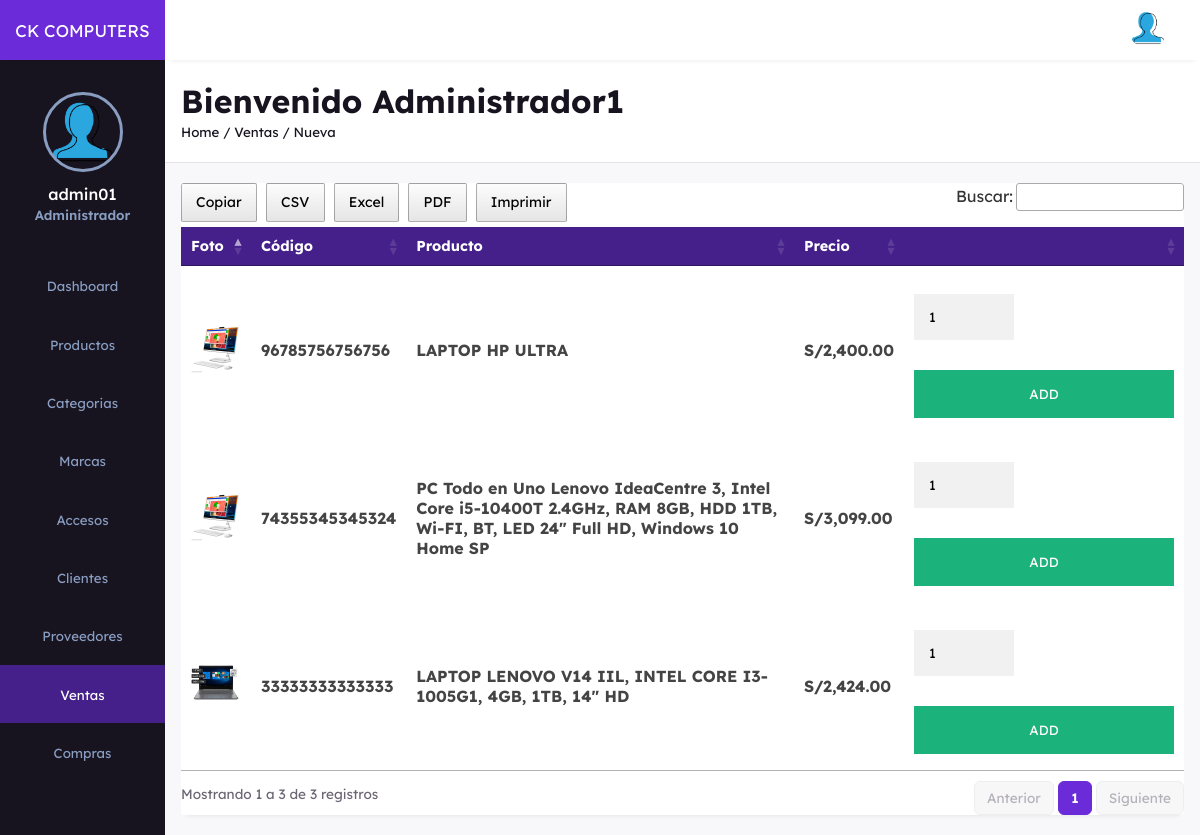
Screenshot of /frontend/ventas/nuevo.php (signed in) with the database file from the repository.
### tables this page shows
CREATE TABLE `productos` (
  `idprod` int(11) NOT NULL AUTO_INCREMENT,
  `codpro` char(14) NOT NULL,
  `nomprd` text NOT NULL,
  `desprd` text NOT NULL,
  `foto` varchar(255) NOT NULL,
  `precio` decimal(10,2) NOT NULL,
  `stock` char(3) NOT NULL,
  `idmar` int(11) NOT NULL,
  `idcate` int(11) NOT NULL,
  `modelo` text NOT NULL,
  `peso` text NOT NULL,
  `state` tinyint(1) NOT NULL DEFAULT 1,
  `fere` timestamp NOT NULL DEFAULT current_timestamp() ON UPDATE current_timestamp(),
  PRIMARY KEY (`idprod`),
  KEY `idmar` (`idmar`),
  KEY `idcate` (`idcate`),
  CONSTRAINT `productos_ibfk_1` FOREIGN KEY (`idmar`) REFERENCES `marca` (`idmar`),
  CONSTRAINT `productos_ibfk_2` FOREIGN KEY (`idcate`) REFERENCES `categoria` (`idcate`)
);

### backend/config/helpers.php (called while the page is built, shortened)
<?php
function e($valor)
{
    return htmlspecialchars((string)$valor, ENT_QUOTES, 'UTF-8');
}

### frontend/ventas/nuevo.php (the view, shortened to what this page needs)
<?php
require __DIR__ . '/../layout/cabecera.php';
?>
            <div class="page-content">
            <div class="records table-responsive">
                    <div>
                        <?php
require '../../backend/config/Conexion.php';
$sentencia = $connect->prepare("SELECT productos.idprod,productos.codpro ,productos.nomprd, productos.desprd, productos.foto, productos.precio, productos.stock, marca.idmar, marca.nomarc, categoria.idcate, categoria.nocate,productos.modelo, productos.peso, productos.state, productos.fere FROM productos INNER JOIN marca ON productos.idmar = marca.idmar INNER JOIN categoria ON productos.idcate = categoria.idcate ORDER BY productos.idprod DESC;");
 $sentencia->execute();
$data =  array();
if($sentencia){
  while($r = $sentencia->fetchObject()){
    $data[] = $r;
  }
}
     ?>
     <?php if(count($data)>0):?>
                        <table width="100%" id="example">
                            <thead>
                                <tr>
                                    <th><span class="las la-sort"></span>Foto</th>
                                    <th><span class="las la-sort"></span>Código</th>
                                    <th><span class="las la-sort"></span>Producto</th>
                                    <th><span class="las la-sort"></span>Precio</th>
                                    <th><span class="las la-sort"></span></th>
                                </tr>
                            </thead>
                            <tbody>
                                <?php foreach($data as $d):?>
                                <tr>
                                    <td><?php  echo "<img src='../../backend/img/subidas/".$d->foto."'width='50'"; ?></td>
                                    <td><h4><?php echo e($d->codpro); ?></h4></td>
                                    <td><h4><?php echo e($d->nomprd); ?></h4></td>
                                   <td><h4>S/<?php echo number_format($d->precio,2) ?></h4></td>
                                   <td style="width:260px;">
                                     <form class="form-inline" method="post" action="">
      <div class="form-group">
        <input type="number" name="p_qty" value="1" style="width:100px;" min="1" class="form-control" placeholder="Cantidad">
      </div>
      <button type="submit" name="add_to_cart" class="registerbtn">ADD </button>
    </form>
                                   </td>
                                </tr>
                                 <?php endforeach; ?>
                            </tbody>
                        </table>
    <?php endif; ?>
                    </div>
                </div>
            </div>
<?php require __DIR__ . '/../layout/pie.php'; ?>
</body>
</html>

### backend/css/admin.css (style rules this page uses)
:root { --main-color: #6C2BD9; --color-dark: #17131F; --text-grey: #6B6673; }
* { margin: 0; padding: 0; text-decoration: none; list-style-type: none; box-sizing: border-box; font-family: 'Lexend Deca', sans-serif; }
.page-content { padding: 1.3rem 1rem; background: #F8F7FA; }
.records { box-shadow: 0px 5px 5px -5px rgb(0 0 0 / 10%); background: #fff; border-radius: 3px; }
input, button, select { outline: none; }
.table-responsive { width: 100%; overflow: auto; }
table { border-collapse: collapse; }
table thead tr { background: #45208A; }
table thead th { padding: 1rem 0rem; text-align: left; color: #fff; font-size: .9rem; }
table thead th:first-child { padding-left: 1rem; }
table tbody td { padding: 1rem 0rem; color: #444; }
table tbody td:first-child { padding-left: 1rem; color: var(--main-color); font-weight: 600; font-size: .9rem; }
table tbody tr { border-bottom: 1px solid #dee2e8; }
input[type=text], input[type=password], input[type=date],input[type=datetime-local], input[type=file],textarea, input[type=number] { width: 100%; padding: 15px; margin: 20px 0 22px 0; display: inline-block; border: none; background: #f1f1f1; }
.registerbtn { background-color: #04AA6D; color: white; padding: 16px 20px; margin: 8px 0; border: none; cursor: pointer; width: 100%; opacity: 0.9; }

### rows the page displays
productos: foto (picture), codpro "96785756756756", nomprd "LAPTOP HP ULTRA", precio "2,400.00"
productos: foto (picture), codpro "74355345345324", nomprd "PC Todo en Uno Lenovo IdeaCentre 3, Intel Core i5-10400T 2.4GHz, RAM 8GB, HDD 1TB, Wi-FI, BT, LED 24\" Full HD, Windows 10 Home SP", precio "3,099.00"
productos: foto (picture), codpro "33333333333333", nomprd "LAPTOP LENOVO V14 IIL, INTEL CORE I3-1005G1, 4GB, 1TB, 14″ HD", precio "2,424.00"

### other values shown
$_SESSION['username'] "admin01"
nombre_rol(rol_actual()) "Administrador"
$texto "Dashboard"
$texto "Productos"
$texto "Categorias"
$texto "Marcas"
$texto "Accesos"
$texto "Clientes"
$texto "Proveedores"
$texto "Ventas"
$texto "Compras"
$_SESSION['nombre'] "Administrador1"
$migas "Ventas / Nueva"
